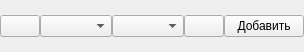
<?xml version="1.0" encoding="UTF-8"?>
<ui version="4.0">
 <class>MonthFrame</class>
 <widget class="QFrame" name="MonthFrame">
  <property name="geometry">
   <rect>
    <x>0</x>
    <y>0</y>
    <width>287</width>
    <height>52</height>
   </rect>
  </property>
  <property name="windowTitle">
   <string>Frame</string>
  </property>
  <layout class="QHBoxLayout" name="horizontalLayout">
   <property name="spacing">
    <number>0</number>
   </property>
   <property name="leftMargin">
    <number>0</number>
   </property>
   <property name="topMargin">
    <number>0</number>
   </property>
   <property name="rightMargin">
    <number>0</number>
   </property>
   <property name="bottomMargin">
    <number>0</number>
   </property>
   <item>
    <widget class="QPushButton" name="prevButton">
     <property name="text">
      <string/>
     </property>
    </widget>
   </item>
   <item>
    <widget class="QComboBox" name="monthComboBox">
     <property name="sizePolicy">
      <sizepolicy hsizetype="Preferred" vsizetype="Fixed">
       <horstretch>0</horstretch>
       <verstretch>0</verstretch>
      </sizepolicy>
     </property>
    </widget>
   </item>
   <item>
    <widget class="QComboBox" name="yearComboBox">
     <property name="sizePolicy">
      <sizepolicy hsizetype="Preferred" vsizetype="Fixed">
       <horstretch>0</horstretch>
       <verstretch>0</verstretch>
      </sizepolicy>
     </property>
     <property name="minimumSize">
      <size>
       <width>0</width>
       <height>0</height>
      </size>
     </property>
    </widget>
   </item>
   <item>
    <widget class="QPushButton" name="nextButton">
     <property name="text">
      <string/>
     </property>
    </widget>
   </item>
   <item>
    <widget class="QPushButton" name="addButton">
     <property name="text">
      <string>Добавить</string>
     </property>
    </widget>
   </item>
  </layout>
 </widget>
 <resources/>
 <connections/>
</ui>
